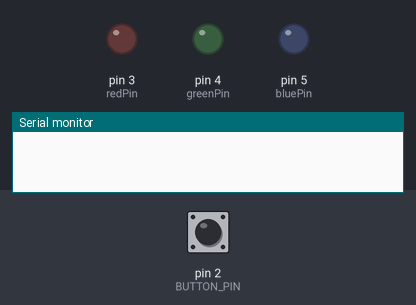
The sketch below on a simulated Arduino Uno, built with avr-gcc and run on an emulated ATmega328P. Shown: output pins drawn as LEDs (lit = HIGH), the last lines printed to the serial monitor. Inputs (shaded band) come from the test bench; at power-on: pin 2 (BUTTON_PIN) HIGH.

Above: at 1.2 s.
1.3 s: pin 2 (BUTTON_PIN) pulled LOW for 0.15 s
At 2.3 s:
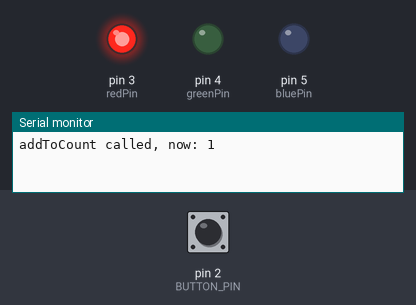
2.9 s: pin 2 (BUTTON_PIN) pulled LOW for 1 s
At 3.5 s:
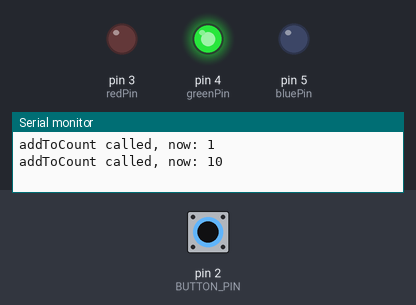
5.4 s: pin 2 (BUTTON_PIN) pulled LOW for 0.15 s
At 6.6 s:
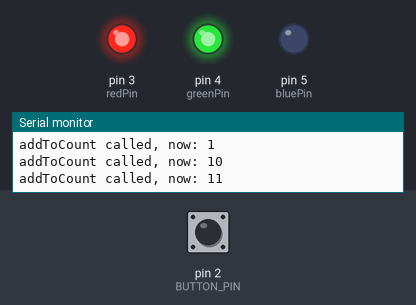
7.0 s: pin 2 (BUTTON_PIN) pulled LOW for 3.2 s
At 7.8 s:
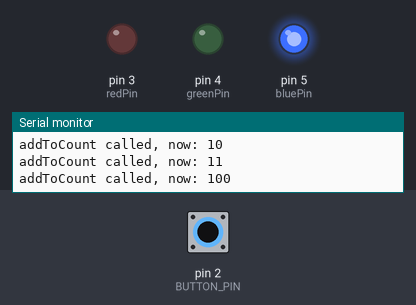
11.7 s: pin 2 (BUTTON_PIN) pulled LOW for 0.15 s
At 12.6 s:
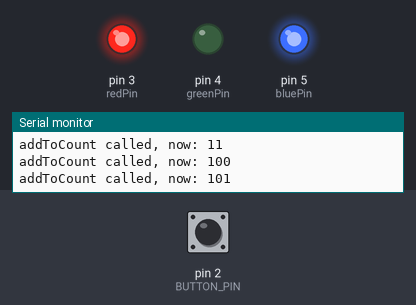
13.3 s: pin 2 (BUTTON_PIN) pulled LOW for 1 s
At 13.9 s:
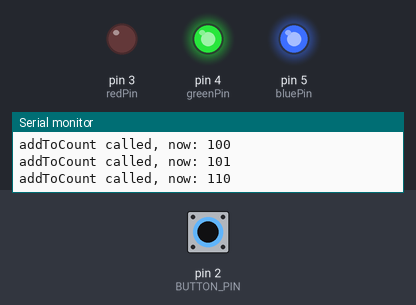
Timing chart, 0 to 16.3 s (numbered marks = the images above; inputs shaded):
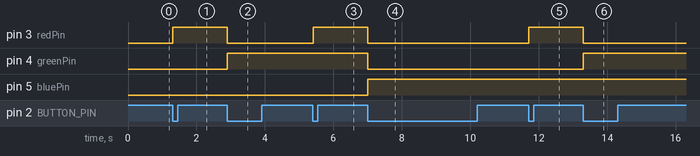

Measured:
- after the input at 1.3 s, pin 3 (redPin): LOW → HIGH at once
- after the input at 2.9 s, pin 3 (redPin): HIGH → LOW at once; pin 4 (greenPin): LOW → HIGH at once
- after the input at 5.4 s, pin 3 (redPin): LOW → HIGH at once
- after the input at 7.0 s, pin 3 (redPin), pin 4 (greenPin): HIGH → LOW at once; pin 5 (bluePin): LOW → HIGH at once
- after the input at 11.7 s, pin 3 (redPin): LOW → HIGH at once
- after the input at 13.3 s, pin 3 (redPin): HIGH → LOW at once; pin 4 (greenPin): LOW → HIGH at once

The sketch:

BinaryCounter.ino
```cpp
/*
 * Binary Counter
 *
 * Uses LEDs to show a binary value
 *
 * Circuit:
 *  Momentary switch from pin 2 to ground
 *  LEDs on digital pins 3, 4, 5
 *
 * https://playground.arduino.cc/Code/BitMath
 * https://www.arduino.cc/en/Tutorial/BitMask
 * https://github.com/thomasfredericks/Bounce2/wiki
 */

#include <Bounce2.h>
const int BUTTON_PIN = 2;
// Instantiate a Bounce object
Bounce debouncer = Bounce();
int ledState = LOW;

const int redPin = 3;
const int greenPin = 4;
const int bluePin = 5;

byte count = 0;
byte mask = 1;
int countMax = pow(2, 3);

void setup() {
  pinMode(BUTTON_PIN, INPUT_PULLUP);
//  After setting up the button, setup the Bounce instance :
  debouncer.attach(BUTTON_PIN);
  debouncer.interval(5); // interval in ms

  pinMode(redPin, OUTPUT);
  pinMode(greenPin, OUTPUT);
  pinMode(bluePin, OUTPUT);
  Serial.begin(9600);
}

void loop() {
//  Update the Bounce instance :
  debouncer.update();
//  Call code if Bounce fell (transition from HIGH to LOW) :
  if ( debouncer.fell() ){
    //    Toggle built-in LED state:
    ledState = !ledState;
    digitalWrite(LED_BUILTIN,ledState);
    addToCount();
  }
}

void addToCount(){
  /*
   * Increment count and display with 3 LEDs
   */
  count++;
  Serial.print("addToCount called, now: ");
  Serial.println(count, BIN);
//  First digit
  if(mask & count){
    digitalWrite(redPin, HIGH);
  } else{digitalWrite(redPin, LOW);}

//  Second digit
  if(mask & count>>1){
    digitalWrite(greenPin, HIGH);
  } else{digitalWrite(greenPin, LOW);}

//  Third digit
  if(mask & count>>2){
    digitalWrite(bluePin, HIGH);
  } else{digitalWrite(bluePin, LOW);}

  if(count > countMax - 1){ count = 0;}
}
```
